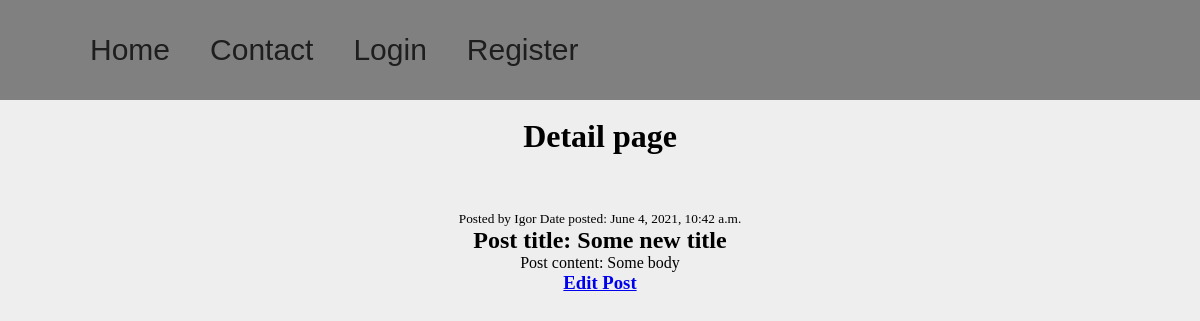
/post/1/, run on an earlier commit of the app's database.
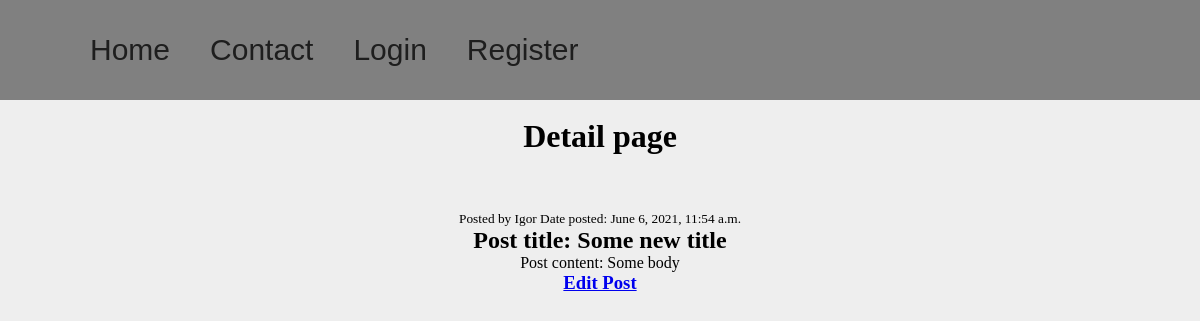
And on a later commit of the database.
### posts/models.py (models this page shows, shortened)
class Post(models.Model):
    author = models.ForeignKey(get_user_model(), on_delete=models.CASCADE)
    title = models.CharField(max_length=150, blank=True)
    body = models.TextField()
    date_created = models.DateTimeField(auto_now=True)

### users/models.py (models this page shows)
class CustomUser(AbstractUser):
    age = models.PositiveIntegerField(null=True, blank=True)

### posts/views.py (the view)
# urls.py: path('post/<int:pk>/', PostDetailView.as_view(), name='detail'),
class PostDetailView(DetailView):
    model = Post

### posts/templates/posts/post_detail.html
{% extends 'posts/base.html' %}
{% block content %}
    <br>
    <center>
        <h1>Detail page</h1>
        <br>
    </center>
        <center>
        <br><br>
        <small>Posted by {{ post.author }}  Date posted: {{ post.date_created }}</small>
        <h2>Post title: {{ post.title }}</h2>
        <p>Post content: {{ post.body }}</p>
        <h3><a href="{% url 'posts:update' object.id %}">Edit Post</a></h3>
        </center>
{% endblock content %}

What changed in the data, as far as the page shows it:
changed Post "Some new title": date_created "June 4, 2021, 10:42 a.m." → "June 6, 2021, 11:54 a.m."
